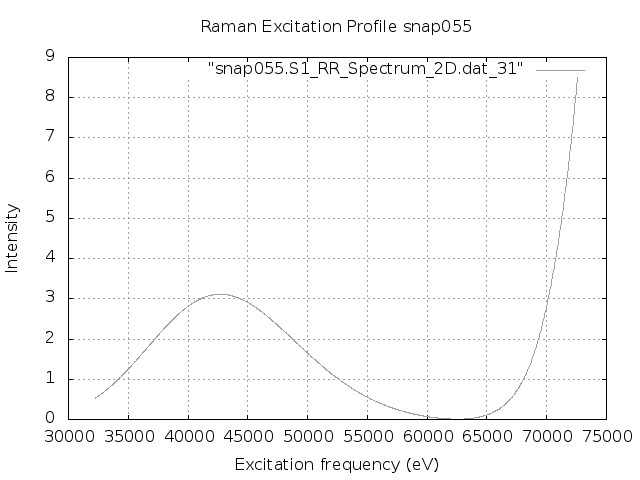

Recreate this plot in gnuplot.
set terminal png
set output "snap055.S1.REP.png"
set xlabel 'Excitation frequency (eV)'
set ylabel 'Intensity'
set title "Raman Excitation Profile snap055"
set grid
set autoscale
plot "snap055.S1_RR_Spectrum_2D.dat_31" with lines lc "blue"
exit
